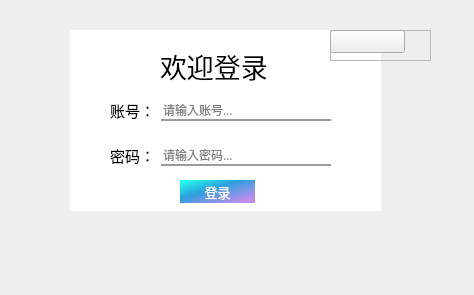
<?xml version="1.0" encoding="UTF-8"?>
<ui version="4.0">
 <class>HttpClient</class>
 <widget class="QWidget" name="HttpClient">
  <property name="geometry">
   <rect>
    <x>0</x>
    <y>0</y>
    <width>474</width>
    <height>295</height>
   </rect>
  </property>
  <property name="windowTitle">
   <string>HTTP接口测试</string>
  </property>
  <widget class="QLabel" name="label">
   <property name="geometry">
    <rect>
     <x>70</x>
     <y>30</y>
     <width>311</width>
     <height>181</height>
    </rect>
   </property>
   <property name="styleSheet">
    <string notr="true">background-color: rgb(255, 255, 255);</string>
   </property>
   <property name="text">
    <string/>
   </property>
  </widget>
  <widget class="QLabel" name="label_3">
   <property name="geometry">
    <rect>
     <x>160</x>
     <y>40</y>
     <width>131</width>
     <height>51</height>
    </rect>
   </property>
   <property name="font">
    <font>
     <family>楷体</family>
     <pointsize>20</pointsize>
    </font>
   </property>
   <property name="lineWidth">
    <number>0</number>
   </property>
   <property name="midLineWidth">
    <number>0</number>
   </property>
   <property name="text">
    <string>欢迎登录</string>
   </property>
   <property name="textFormat">
    <enum>Qt::AutoText</enum>
   </property>
   <property name="wordWrap">
    <bool>false</bool>
   </property>
   <property name="margin">
    <number>9</number>
   </property>
   <property name="indent">
    <number>-1</number>
   </property>
  </widget>
  <widget class="QPushButton" name="pushButton">
   <property name="geometry">
    <rect>
     <x>180</x>
     <y>180</y>
     <width>75</width>
     <height>23</height>
    </rect>
   </property>
   <property name="font">
    <font>
     <family>楷体</family>
     <pointsize>10</pointsize>
    </font>
   </property>
   <property name="styleSheet">
    <string notr="true">QPushButton{
	
	background-color: qlineargradient(spread:pad, x1:0, y1:0, x2:1, y2:1, stop:0.039548 rgba(14, 255, 235, 232), stop:0.403409 rgba(14, 146, 216, 223), stop:0.887006 rgba(166, 91, 231, 177));
	color: rgb(255, 255, 255);
	border:none;
}
QPushButton:pressed{
	padding-left:5px;
	padding-top:5px;
}</string>
   </property>
   <property name="text">
    <string>登录</string>
   </property>
  </widget>
  <widget class="QFrame" name="frame">
   <property name="geometry">
    <rect>
     <x>330</x>
     <y>30</y>
     <width>101</width>
     <height>31</height>
    </rect>
   </property>
   <property name="frameShape">
    <enum>QFrame::StyledPanel</enum>
   </property>
   <property name="frameShadow">
    <enum>QFrame::Raised</enum>
   </property>
   <widget class="QPushButton" name="pushButton_3">
    <property name="geometry">
     <rect>
      <x>0</x>
      <y>0</y>
      <width>75</width>
      <height>23</height>
     </rect>
    </property>
    <property name="font">
     <font>
      <family>楷体</family>
     </font>
    </property>
    <property name="styleSheet">
     <string notr="true">background-color: rgba(0,0,0,0);
QPushButtion{
	border:nono;

}
QPushButtion:hover{
	padding-bottom:5px

}</string>
    </property>
    <property name="text">
     <string/>
    </property>
    <property name="icon">
     <iconset resource="loginRes.qrc">
      <normaloff>:/icons/icons/cross.png</normaloff>:/icons/icons/cross.png</iconset>
    </property>
   </widget>
  </widget>
  <widget class="QWidget" name="">
   <property name="geometry">
    <rect>
     <x>110</x>
     <y>90</y>
     <width>221</width>
     <height>41</height>
    </rect>
   </property>
   <layout class="QHBoxLayout" name="horizontalLayout">
    <item>
     <widget class="QLabel" name="label_2">
      <property name="font">
       <font>
        <family>楷体</family>
        <pointsize>11</pointsize>
       </font>
      </property>
      <property name="text">
       <string>账号：</string>
      </property>
     </widget>
    </item>
    <item>
     <widget class="QLineEdit" name="lineEdit">
      <property name="font">
       <font>
        <family>楷体</family>
       </font>
      </property>
      <property name="styleSheet">
       <string notr="true">border:none;
background-color: rgba(0, 0, 0,0);
border-bottom:2px solid rgba(0,0,0,100);</string>
      </property>
      <property name="placeholderText">
       <string>请输入账号...</string>
      </property>
     </widget>
    </item>
   </layout>
  </widget>
  <widget class="QWidget" name="">
   <property name="geometry">
    <rect>
     <x>110</x>
     <y>140</y>
     <width>221</width>
     <height>31</height>
    </rect>
   </property>
   <layout class="QHBoxLayout" name="horizontalLayout_2">
    <item>
     <widget class="QLabel" name="label_4">
      <property name="font">
       <font>
        <family>楷体</family>
        <pointsize>11</pointsize>
       </font>
      </property>
      <property name="text">
       <string>密码：</string>
      </property>
     </widget>
    </item>
    <item>
     <widget class="QLineEdit" name="lineEdit_2">
      <property name="font">
       <font>
        <family>楷体</family>
       </font>
      </property>
      <property name="styleSheet">
       <string notr="true">border:none;
border-bottom:2px solid rgba(0,0,0,100);
background-color: rgba(0, 0, 0,0);</string>
      </property>
      <property name="placeholderText">
       <string>请输入密码...</string>
      </property>
     </widget>
    </item>
   </layout>
  </widget>
 </widget>
 <resources>
  <include location="loginRes.qrc"/>
 </resources>
 <connections>
  <connection>
   <sender>pushButton_3</sender>
   <signal>clicked()</signal>
   <receiver>HttpClient</receiver>
   <slot>close()</slot>
   <hints>
    <hint type="sourcelabel">
     <x>362</x>
     <y>41</y>
    </hint>
    <hint type="destinationlabel">
     <x>413</x>
     <y>18</y>
    </hint>
   </hints>
  </connection>
 </connections>
</ui>
